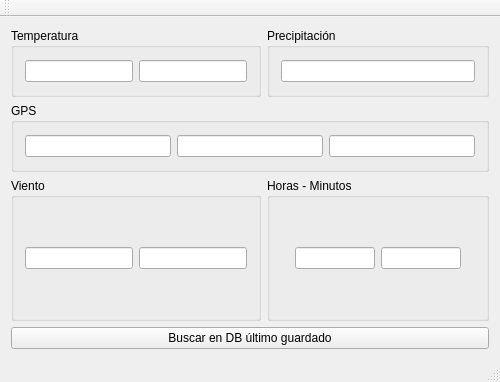
<?xml version="1.0" encoding="UTF-8"?>
<ui version="4.0">
 <class>MeteoECI_GUI</class>
 <widget class="QMainWindow" name="MeteoECI_GUI">
  <property name="geometry">
   <rect>
    <x>0</x>
    <y>0</y>
    <width>500</width>
    <height>382</height>
   </rect>
  </property>
  <property name="minimumSize">
   <size>
    <width>500</width>
    <height>382</height>
   </size>
  </property>
  <property name="maximumSize">
   <size>
    <width>500</width>
    <height>382</height>
   </size>
  </property>
  <property name="windowTitle">
   <string>MeteoECI_GUI</string>
  </property>
  <widget class="QWidget" name="centralWidget">
   <layout class="QGridLayout" name="gridLayout_6">
    <item row="0" column="0">
     <layout class="QVBoxLayout" name="verticalLayout_3">
      <item>
       <layout class="QVBoxLayout" name="verticalLayout_2">
        <item>
         <layout class="QVBoxLayout" name="verticalLayout">
          <item>
           <layout class="QHBoxLayout" name="horizontalLayout_3">
            <item>
             <widget class="QGroupBox" name="groupBox">
              <property name="title">
               <string>Temperatura</string>
              </property>
              <layout class="QGridLayout" name="gridLayout">
               <item row="0" column="0">
                <layout class="QHBoxLayout" name="horizontalLayout">
                 <item>
                  <widget class="QLineEdit" name="txt_Temp"/>
                 </item>
                 <item>
                  <widget class="QLineEdit" name="txt_Hum"/>
                 </item>
                </layout>
               </item>
              </layout>
             </widget>
            </item>
            <item>
             <widget class="QGroupBox" name="groupBox_3">
              <property name="title">
               <string>Precipitación</string>
              </property>
              <layout class="QGridLayout" name="gridLayout_3">
               <item row="0" column="0">
                <widget class="QLineEdit" name="txt_Preci"/>
               </item>
              </layout>
             </widget>
            </item>
           </layout>
          </item>
          <item>
           <widget class="QGroupBox" name="groupBox_2">
            <property name="title">
             <string>GPS</string>
            </property>
            <layout class="QGridLayout" name="gridLayout_2">
             <item row="0" column="0">
              <layout class="QHBoxLayout" name="horizontalLayout_2">
               <item>
                <widget class="QLineEdit" name="txt_Lat"/>
               </item>
               <item>
                <widget class="QLineEdit" name="txt_Lon"/>
               </item>
               <item>
                <widget class="QLineEdit" name="txt_Alt"/>
               </item>
              </layout>
             </item>
            </layout>
           </widget>
          </item>
         </layout>
        </item>
        <item>
         <layout class="QHBoxLayout" name="horizontalLayout_6">
          <item>
           <widget class="QGroupBox" name="groupBox_4">
            <property name="title">
             <string>Viento</string>
            </property>
            <layout class="QGridLayout" name="gridLayout_4">
             <item row="0" column="0">
              <layout class="QHBoxLayout" name="horizontalLayout_4">
               <item>
                <widget class="QLineEdit" name="txt_Vel"/>
               </item>
               <item>
                <widget class="QLineEdit" name="txt_Dir"/>
               </item>
              </layout>
             </item>
            </layout>
           </widget>
          </item>
          <item>
           <widget class="QGroupBox" name="groupBox_5">
            <property name="title">
             <string>Horas - Minutos</string>
            </property>
            <layout class="QGridLayout" name="gridLayout_5">
             <item row="0" column="0">
              <layout class="QHBoxLayout" name="horizontalLayout_5">
               <item>
                <widget class="QLineEdit" name="txt_Hr">
                 <property name="maximumSize">
                  <size>
                   <width>80</width>
                   <height>16777215</height>
                  </size>
                 </property>
                </widget>
               </item>
               <item>
                <widget class="QLineEdit" name="txt_Min">
                 <property name="maximumSize">
                  <size>
                   <width>80</width>
                   <height>16777215</height>
                  </size>
                 </property>
                </widget>
               </item>
              </layout>
             </item>
            </layout>
           </widget>
          </item>
         </layout>
        </item>
       </layout>
      </item>
      <item>
       <widget class="QPushButton" name="cmd_Recuperar">
        <property name="text">
         <string>Buscar en DB último guardado</string>
        </property>
       </widget>
      </item>
     </layout>
    </item>
   </layout>
  </widget>
  <widget class="QMenuBar" name="menuBar">
   <property name="geometry">
    <rect>
     <x>0</x>
     <y>0</y>
     <width>500</width>
     <height>22</height>
    </rect>
   </property>
  </widget>
  <widget class="QToolBar" name="mainToolBar">
   <attribute name="toolBarArea">
    <enum>TopToolBarArea</enum>
   </attribute>
   <attribute name="toolBarBreak">
    <bool>false</bool>
   </attribute>
  </widget>
  <widget class="QStatusBar" name="statusBar"/>
 </widget>
 <layoutdefault spacing="6" margin="11"/>
 <resources/>
 <connections/>
</ui>
